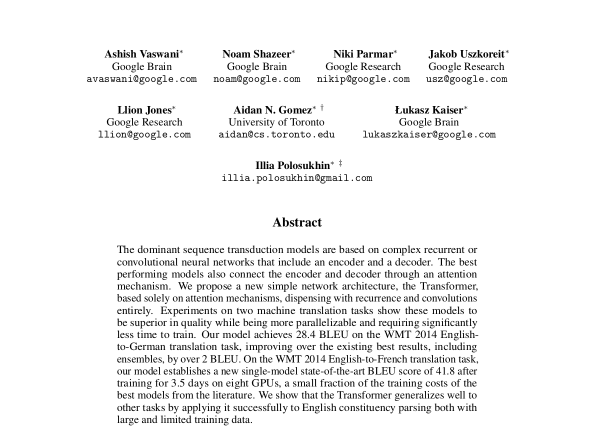
#> input picture Document Skewness Detection and Correction/documents/org_image_document.png, 1227 x 896 px (shown at 1/2 size)
$ python -i skewness_detection_and_correction.py   (imports and definitions only)
#> lines starting #> are read from the running program, lines starting #| are printed output that depends on the picture; after the words box and inside, x2 and y2 are one past the last pixel; in counts of white or black regions, pixels touching at a corner belong together; long printed decimals are rounded
"""
--- Personal
--- Created by : Netra Prasad Neupane
--- Created on : 11/17/23
--- Use Case:
"""
import cv2
import numpy as np


def _ensure_gray(image):
    try:
        image = cv2.cvtColor(image, cv2.COLOR_BGR2GRAY)
    except cv2.error:
        pass
    return image


def _ensure_optimal_square(image):
    assert image is not None, image
    nw = nh = cv2.getOptimalDFTSize(max(image.shape[:2]))
    output_image = cv2.copyMakeBorder(
        src=image,
        top=0,
        bottom=nh - image.shape[0],
        left=0,
        right=nw - image.shape[1],
        borderType=cv2.BORDER_CONSTANT,
        value=255,
    )
    return output_image


def _get_fft_magnitude(image):
    gray = _ensure_gray(image)
    opt_gray = _ensure_optimal_square(gray)

    # thresh
    opt_gray = cv2.adaptiveThreshold(
        ~opt_gray, 255, cv2.ADAPTIVE_THRESH_GAUSSIAN_C, cv2.THRESH_BINARY, 15, -10
    )

    # perform fft
    dft = np.fft.fft2(opt_gray)
    shifted_dft = np.fft.fftshift(dft)

    # get the magnitude (module)
    magnitude = np.abs(shifted_dft)
    return magnitude


def _get_angle_radial_projection(m, angle_max=None, num=None, W=None):
    """Get angle via radial projection.

    Arguments:
    ------------
    angle_max : float
    num : int
      number of angles to generate between 1 degree
    """
    assert m.shape[0] == m.shape[1]
    r = c = m.shape[0] // 2

    if angle_max is None:
        pass

    if num is None:
        num = 20

    tr = np.linspace(-1 * angle_max, angle_max, int(angle_max * num * 2)) / 180 * np.pi
    profile_arr = tr.copy()

    def f(t):
        _f = np.vectorize(
            lambda x: m[c + int(x * np.cos(t)), c + int(-1 * x * np.sin(t))]
        )
        _l = _f(range(0, r))
        val_init = np.sum(_l)
        return val_init

    vf = np.vectorize(f)
    li = vf(profile_arr)

    a = tr[np.argmax(li)] / np.pi * 180

    if a == -1 * angle_max:
        return 0
    return a


def get_skewed_angle(
        image: np.ndarray, vertical_image_shape: int = None, angle_max: float = None
):
    """Getting angle from a given document image.

    image : np.ndarray
    vertical_image_shape : int
      resize image as preprocessing
    angle_max : float
      maximum angle to searching
    """
    assert isinstance(image, np.ndarray), image

    # if vertical_image_shape is None:
    #     vertical_image_shape = 512

    if angle_max is None:
        angle_max = 15

    # resize
    if vertical_image_shape is not None:
        ratio = vertical_image_shape / image.shape[0]
        image = cv2.resize(image, None, fx=ratio, fy=ratio)

    m = _get_fft_magnitude(image)
    a = _get_angle_radial_projection(m, angle_max=angle_max)
    return a


def correct_text_skewness(image):
    """
    Method to rotate image by n degree
    @param image:
    return:
    """
    # cv2_imshow(image)
    h, w, c = image.shape
    x_center, y_center = (w // 2, h // 2)

    # Find angle to rotate image
    rotation_angle = get_skewed_angle(image)
    print(f"[INFO]: Rotation angle is {rotation_angle}")

    # Rotate the image by given n degree around the center of the image
    M = cv2.getRotationMatrix2D((x_center, y_center), rotation_angle, 1.0)
    borderValue = (255, 255, 255)

    rotated_image = cv2.warpAffine(image, M, (w, h), flags=cv2.INTER_CUBIC, borderValue=borderValue)
    return rotated_image


def rotate_image(image):
    (h, w) = image.shape[:2]
    (cX, cY) = (w // 2, h // 2)
    # rotate our image by 45 degrees around the center of the image
    M = cv2.getRotationMatrix2D((cX, cY), -15, 1.0)
    rotated_image = cv2.warpAffine(image, M, (w, h), borderValue=(255, 255, 255))
    cv2.imwrite("documents/skewed_image_document.png", rotated_image)
    cv2.imshow("15-degree rotated image", rotated_image)
    cv2.waitKey(0)


# [8 lines not run here, left out]

>>> import cv2
>>> picture = cv2.imread('documents/org_image_document.png')
#> picture is the input picture: shape (896, 1227, 3); min 0, max 255, mean 242.6
>>> result = correct_text_skewness(picture)
#> in _ensure_optimal_square, `output_image = cv2.copyMakeBorder( src=image, top=0, bottom=nh - image..`:
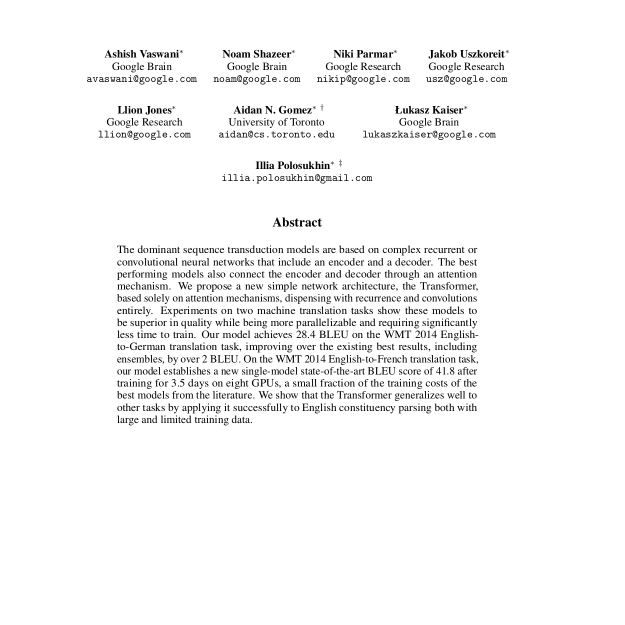
#> output_image: shape (1250, 1250) (shown at 1/2 size); min 0, max 255, mean 246.3
#> in _get_fft_magnitude, `opt_gray = cv2.adaptiveThreshold( ~opt_gray, 255, cv2.ADAPTIVE_THRESH_..`:
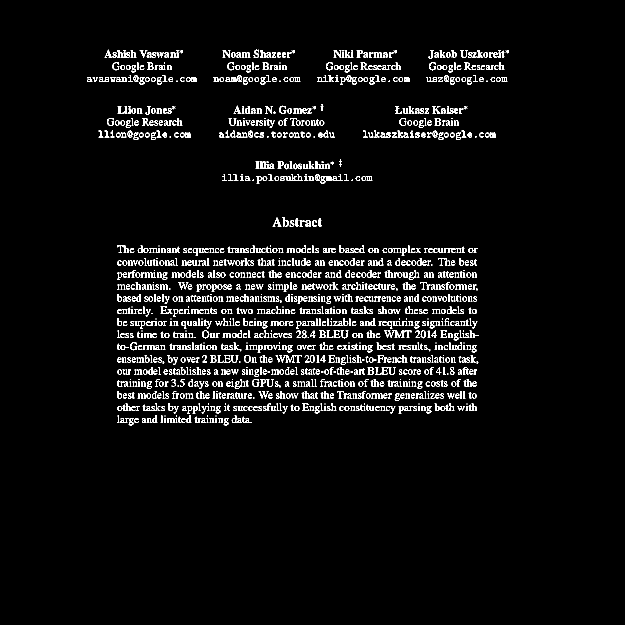
#> opt_gray: shape (1250, 1250) (shown at 1/2 size); 4.2% white in thin lines or dots, all inside (x1, y1, x2, y2) = (174, 99, 1018, 851)
#> in get_skewed_angle, `a = _get_angle_radial_projection(m, angle_max=angle_max)`: a = -0.0751
#| [INFO]: Rotation angle is -0.07513
#> in correct_text_skewness, `M = cv2.getRotationMatrix2D((x_center, y_center), rotation_angle, 1.0)`: M = [[1, -0.00131, 0.588], [0.00131, 1, -0.803]]
